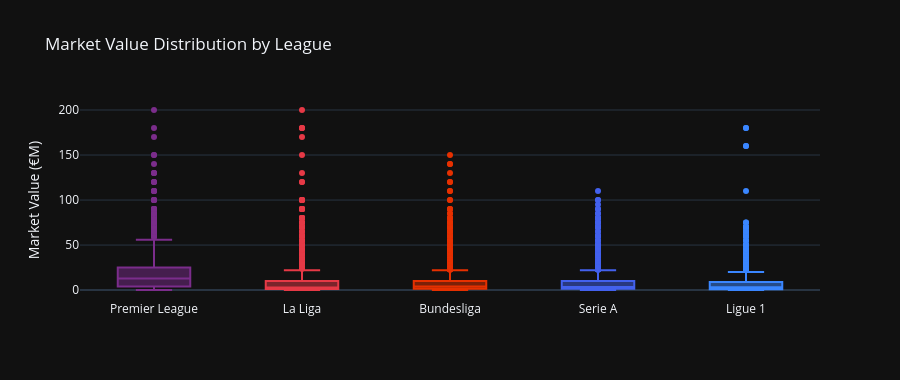

The notebook cell saved with this chart:
### Code cell
# Market value by league (box plot)
fig = px.box(DF.dropna(subset=['mv_M']), x='league', y='mv_M',
             color='league', color_discrete_map=LC,
             template=TEMPLATE,
             labels={'mv_M':'Market Value (€M)','league':''},
             title='Market Value Distribution by League',
             category_orders={'league': LEAGUES})
fig.update_traces(showlegend=False)
fig.update_layout(height=380)
fig.show()

### Figure 1 — Plotly figure (JSON) as saved in the notebook; plotly's stock layout.template omitted (floating-point values rounded to 4 significant figures; data arrays with more than 128 entries replaced by an {"elided": "..."} marker saying what was removed)
{"data": [{"alignmentgroup": "True", "hovertemplate": "=%{x}<br>Market Value (€M)=%{y}<extra></extra>", "legendgroup": "Premier League", "marker": {"color": "#7b2d8b"}, "name": "Premier League", "notched": false, "offsetgroup": "Premier League", "orientation": "v", "showlegend": false, "type": "box", "x": {"elided": "2549 str values"}, "x0": " ", "xaxis": "x", "y": {"elided": "2549 float values"}, "y0": " ", "yaxis": "y"}, {"alignmentgroup": "True", "hovertemplate": "=%{x}<br>Market Value (€M)=%{y}<extra></extra>", "legendgroup": "La Liga", "marker": {"color": "#e63946"}, "name": "La Liga", "notched": false, "offsetgroup": "La Liga", "orientation": "v", "showlegend": false, "type": "box", "x": {"elided": "2776 str values"}, "x0": " ", "xaxis": "x", "y": {"elided": "2776 float values"}, "y0": " ", "yaxis": "y"}, {"alignmentgroup": "True", "hovertemplate": "=%{x}<br>Market Value (€M)=%{y}<extra></extra>", "legendgroup": "Bundesliga", "marker": {"color": "#e63000"}, "name": "Bundesliga", "notched": false, "offsetgroup": "Bundesliga", "orientation": "v", "showlegend": false, "type": "box", "x": {"elided": "2323 str values"}, "x0": " ", "xaxis": "x", "y": {"elided": "2323 float values"}, "y0": " ", "yaxis": "y"}, {"alignmentgroup": "True", "hovertemplate": "=%{x}<br>Market Value (€M)=%{y}<extra></extra>", "legendgroup": "Serie A", "marker": {"color": "#4361ee"}, "name": "Serie A", "notched": false, "offsetgroup": "Serie A", "orientation": "v", "showlegend": false, "type": "box", "x": {"elided": "2761 str values"}, "x0": " ", "xaxis": "x", "y": {"elided": "2761 float values"}, "y0": " ", "yaxis": "y"}, {"alignmentgroup": "True", "hovertemplate": "=%{x}<br>Market Value (€M)=%{y}<extra></extra>", "legendgroup": "Ligue 1", "marker": {"color": "#3a86ff"}, "name": "Ligue 1", "notched": false, "offsetgroup": "Ligue 1", "orientation": "v", "showlegend": false, "type": "box", "x": {"elided": "2529 str values"}, "x0": " ", "xaxis": "x", "y": {"elided": "2529 float values"}, "y0": " ", "yaxis": "y"}], "layout": {"boxmode": "overlay", "height": 380, "legend": {"title": {"text": ""}, "tracegroupgap": 0}, "title": {"text": "Market Value Distribution by League"}, "xaxis": {"anchor": "y", "categoryarray": ["Premier League", "La Liga", "Bundesliga", "Serie A", "Ligue 1"], "categoryorder": "array", "domain": [0, 1], "title": {"text": ""}}, "yaxis": {"anchor": "x", "domain": [0, 1], "title": {"text": "Market Value (€M)"}}}}
